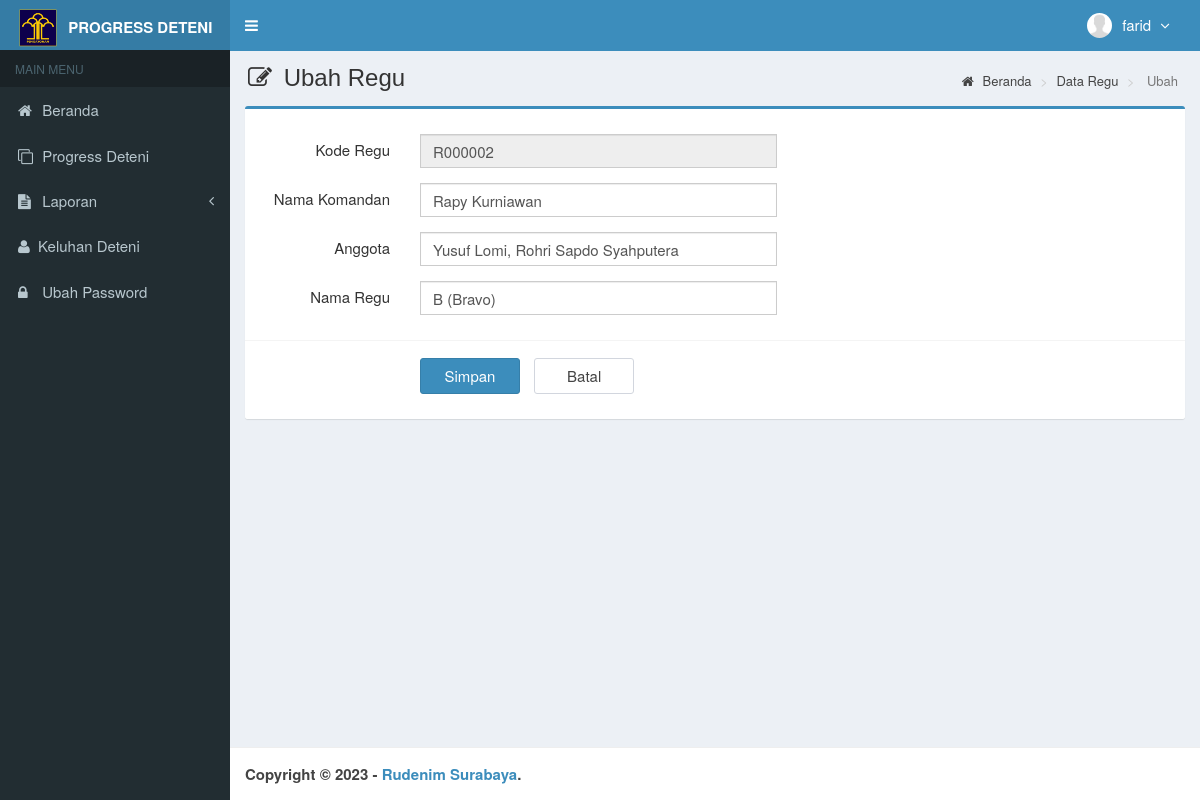
Screenshot of /main.php?module=form_regu&form=edit&id=R000002 (signed in) with the database file from the repository.
### tables this page shows
CREATE TABLE `is_users` (
  `id_user` int(3) NOT NULL,
  `username` varchar(50) NOT NULL,
  `nama_user` varchar(50) NOT NULL,
  `password` varchar(50) NOT NULL,
  `email` varchar(50) DEFAULT NULL,
  `telepon` varchar(13) DEFAULT NULL,
  `foto` varchar(100) DEFAULT NULL,
  `hak_akses` enum('Super Admin','Kepala','Staff') NOT NULL,
  `status` enum('aktif','blokir') NOT NULL DEFAULT 'aktif',
  `created_at` timestamp NOT NULL DEFAULT current_timestamp(),
  `updated_at` timestamp NOT NULL DEFAULT current_timestamp() ON UPDATE current_timestamp()
);

CREATE TABLE `is_regu` (
  `kode_regu` varchar(7) NOT NULL,
  `komandan` varchar(100) NOT NULL,
  `anggota` varchar(500) NOT NULL,
  `nama_regu` varchar(20) NOT NULL,
  `created_user` int(3) NOT NULL,
  `created_date` timestamp NOT NULL DEFAULT current_timestamp(),
  `updated_user` int(3) NOT NULL,
  `updated_date` timestamp NOT NULL DEFAULT current_timestamp()
);

### modules/data-regu/form.php (the view)
<?php
if ($_GET['form'] == 'add') { ?>
  <section class="content-header">
    <h1>
      <i class="fa fa-edit icon-title"></i> Input Regu
    </h1>
    <ol class="breadcrumb">
      <li><a href="?module=beranda"><i class="fa fa-home"></i> Beranda </a></li>
      <li><a href="?module=data_regu"> Data Regu </a></li>
      <li class="active"> Tambah </li>
    </ol>
  </section>
  <section class="content">
    <div class="row">
      <div class="col-md-12">
        <div class="box box-primary">
          <form role="form" class="form-horizontal" action="modules/data-regu/proses.php?act=insert" method="POST">
            <div class="box-body">
              <?php
              $query_id = mysqli_query($mysqli, "SELECT RIGHT(kode_regu,6) as kode FROM is_regu
                                                ORDER BY kode_regu DESC LIMIT 1")
                or die('Ada kesalahan pada query tampil kode_regu : ' . mysqli_error($mysqli));
              $count = mysqli_num_rows($query_id);
              if ($count <> 0) {
                $data_id = mysqli_fetch_assoc($query_id);
                $kode    = $data_id['kode'] + 1;
              } else {
                $kode = 1;
              }
              $buat_id   = str_pad($kode, 6, "0", STR_PAD_LEFT);
              $kode_regu = "R$buat_id";
              ?>
              <div class="form-group">
                <label class="col-sm-2 control-label">Kode Regu</label>
                <div class="col-sm-5">
                  <input type="text" class="form-control" name="kode_regu" value="<?php echo $kode_regu; ?>" readonly required>
                </div>
              </div>
              <div class="form-group">
                <label class="col-sm-2 control-label">Nama Komandan</label>
                <div class="col-sm-5">
                  <input type="text" class="form-control" name="komandan" autocomplete="off" required>
                </div>
              </div>
              <div class="form-group">
                <label class="col-sm-2 control-label">Nama Regu</label>
                <div class="col-sm-5">
                  <input type="text" class="form-control" name="nama_regu" autocomplete="off" required>
                </div>
              </div>
            </div>
            <div class="box-footer">
              <div class="form-group">
                <div class="col-sm-offset-2 col-sm-10">
                  <input type="submit" class="btn btn-primary btn-submit" name="simpan" value="Simpan">
                  <a href="?module=data_regu" class="btn btn-default btn-reset">Batal</a>
                </div>
              </div>
            </div>
          </form>
        </div>
      </div>
    </div>
  </section>
<?php
}
elseif ($_GET['form'] == 'edit') {
  if (isset($_GET['id'])) {
    $query = mysqli_query($mysqli, "SELECT kode_regu,komandan,anggota,nama_regu FROM is_regu WHERE kode_regu='$_GET[id]'")
      or die('Ada kesalahan pada query tampil Data Deteni : ' . mysqli_error($mysqli));
    $data  = mysqli_fetch_assoc($query);
  }
?>
  <section class="content-header">
    <h1>
      <i class="fa fa-edit icon-title"></i> Ubah Regu
    </h1>
    <ol class="breadcrumb">
      <li><a href="?module=beranda"><i class="fa fa-home"></i> Beranda </a></li>
      <li><a href="?module=data_regu"> Data Regu </a></li>
      <li class="active"> Ubah </li>
    </ol>
  </section>
  <section class="content">
    <div class="row">
      <div class="col-md-12">
        <div class="box box-primary">
          <form role="form" class="form-horizontal" action="modules/data-regu/proses.php?act=update" method="POST">
            <div class="box-body">
              <div class="form-group">
                <label class="col-sm-2 control-label">Kode Regu</label>
                <div class="col-sm-5">
                  <input type="text" class="form-control" name="kode_regu" value="<?php echo $data['kode_regu']; ?>" readonly required>
                </div>
              </div>
              <div class="form-group">
                <label class="col-sm-2 control-label">Nama Komandan</label>
                <div class="col-sm-5">
                  <input type="text" class="form-control" name="komandan" autocomplete="off" value="<?php echo $data['komandan']; ?>" required>
                </div>
              </div>
              <div class="form-group">
                <label class="col-sm-2 control-label">Anggota</label>
                <div class="col-sm-5">
                  <input type="text" class="form-control" name="anggota" autocomplete="off" value="<?php echo $data['anggota']; ?>" required>
                </div>
              </div>
              <div class="form-group">
                <label class="col-sm-2 control-label">Nama Regu</label>
                <div class="col-sm-5">
                  <input type="text" class="form-control" name="nama_regu" autocomplete="off" value="<?php echo $data['nama_regu']; ?>" required>
                </div>
              </div>
            </div>
            <div class="box-footer">
              <div class="form-group">
                <div class="col-sm-offset-2 col-sm-10">
                  <input type="submit" class="btn btn-primary btn-submit" name="simpan" value="Simpan">
                  <a href="?module=data_regu" class="btn btn-default btn-reset">Batal</a>
                </div>
              </div>
            </div>
          </form>
        </div>
      </div>
    </div>
  </section>
<?php
}
?>

### top-menu.php (shortened to what this page needs)
<?php
require_once "config/database.php";
$query = mysqli_query($mysqli, "SELECT id_user, nama_user, foto, hak_akses FROM is_users WHERE id_user='$_SESSION[id_user]'")
  or die('Ada kesalahan pada query tampil Manajemen User: ' . mysqli_error($mysqli));
$data = mysqli_fetch_assoc($query);
?>
<li class="dropdown user user-menu">
  <a href="#" class="dropdown-toggle" data-toggle="dropdown">
    <?php
    if ($data['foto'] == "") { ?>
      <img src="images/user/user-default.png" class="user-image" alt="User Image" />
    <?php
    } else { ?>
      <img src="images/user/<?php echo $data['foto']; ?>" class="user-image" alt="User Image" />
    <?php
    }
    ?>
    <span class="hidden-xs"><?php echo $data['nama_user']; ?> <i style="margin-left:5px" class="fa fa-angle-down"></i></span>
  </a>
</li>

### assets/css/style.css (style rules this page uses)
.form-horizontal .control-label { margin-bottom: 0; padding-top: 5px; text-align: right; }
label { display: inline-block; font-size: 15px; font-weight: 400; margin-bottom: 5px; max-width: 100%; }
.form-control { background-color: #fff; background-image: none; border: 1px solid #ccc; border-radius: 4px; box-shadow: 0 1px 1px rgba(0, 0, 0, 0.075) inset; color: #555; display: block; font-size: 15px; height: 34px; line-height: 1.42857; padding: 6px 12px; transition: border-color 0.15s ease-in-out 0s, box-shadow 0.15s ease-in-out 0s; width: 100%; }
.btn-default { background-color: #fff; border-color: #d2d6de; color: #444; }
.content-header { padding: 15px 18px 0; position: relative; }
.content-header > .breadcrumb { background: transparent none repeat scroll 0 0; border-radius: 2px; float: right; font-size: 13px; margin-bottom: 0; margin-top: 0; padding: 7px 12px; position: absolute; right: 10px; top: 15px; }
.btn-submit { width: 100px; margin-top: 7px; margin-right: 10px; font-size: 15px; }
.btn-reset { width: 100px; margin-top: 7px; font-size: 15px; }
.icon-title { margin-right: 5px; }
body { background-color: #fff; color: #333; font-size: 15px; line-height: 1.42857; }

### rows the page displays
is_users: nama_user "farid"
is_regu: kode_regu "R000002", komandan "Rapy Kurniawan", anggota "Yusuf Lomi, Rohri Sapdo Syahputera", nama_regu "B (Bravo)"
